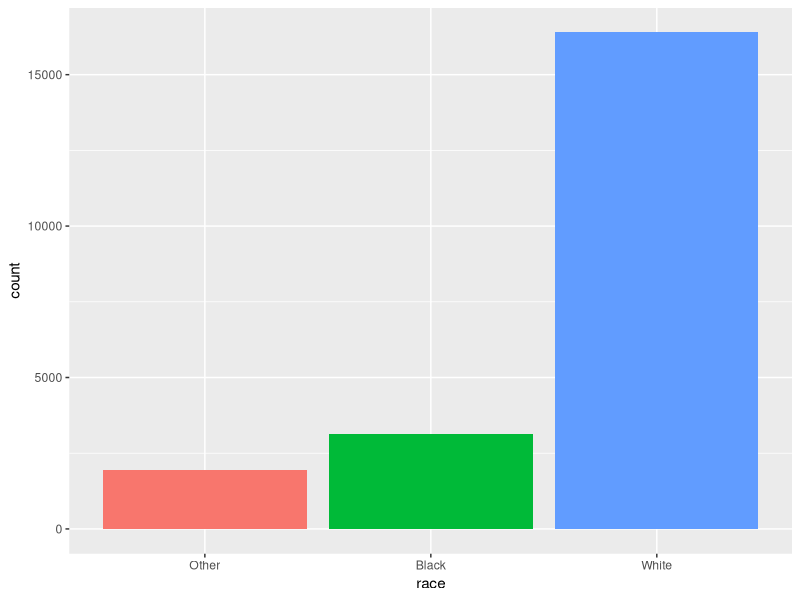
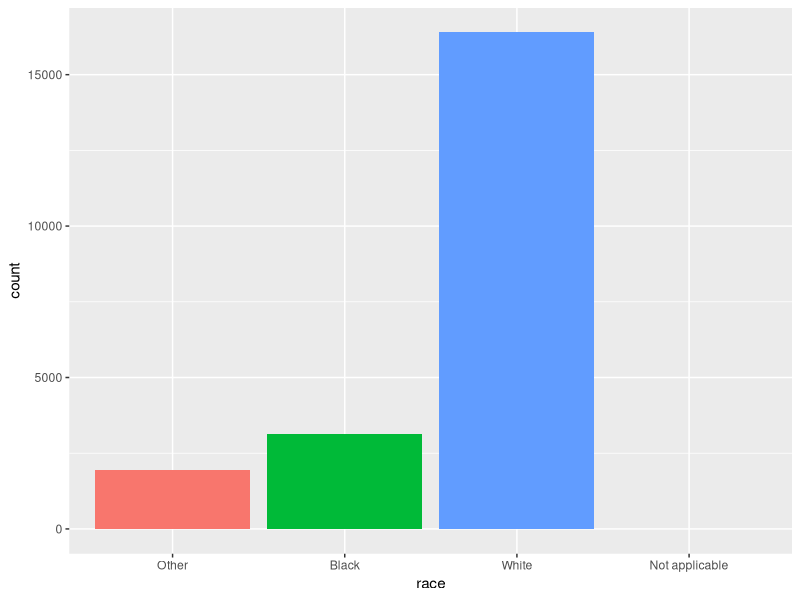
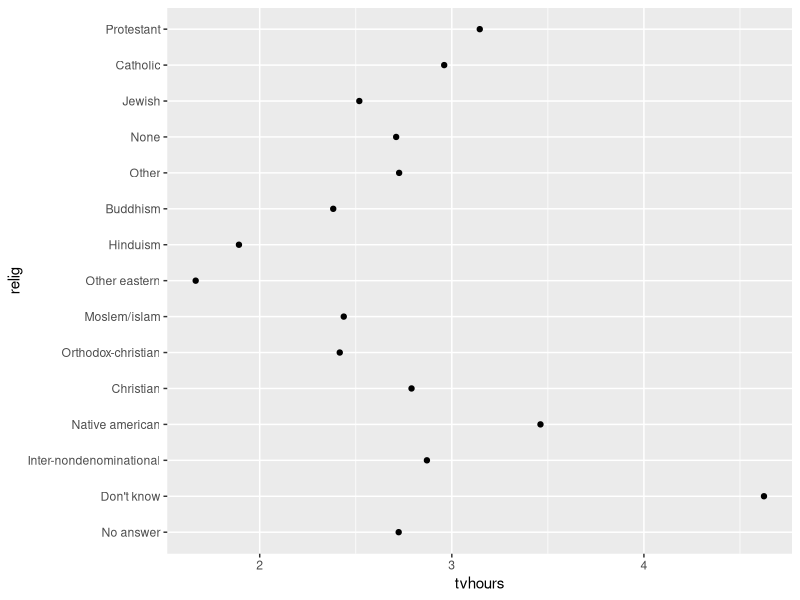
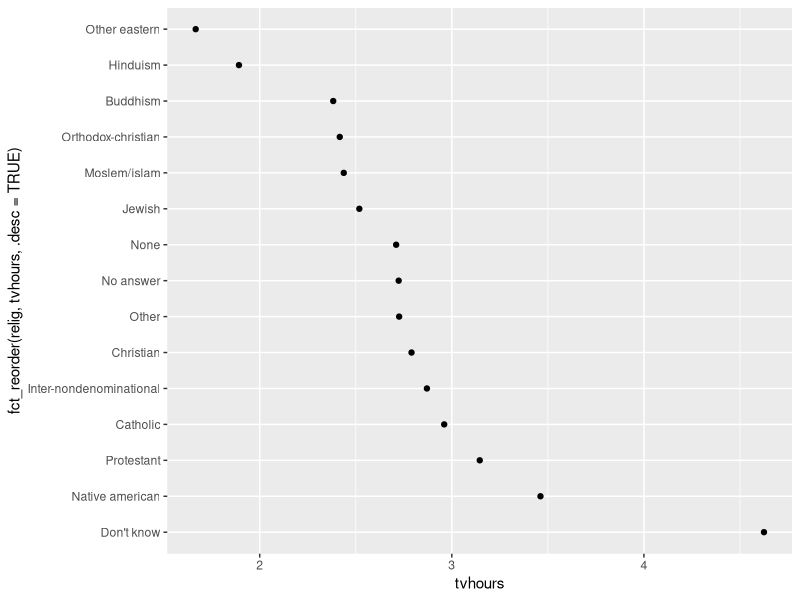

Here is the R script that generated these plots, in order: (Note: this script raises an error after producing the figures.)
# Factors
# Initial: October 25, 2018
# Revision: October 29, 2018
# Ray Nelson

# Libraries
library(tidyverse)
library(forcats)

# 15.2 Creating factors
(x1 <- c("Dec", "Apr", "Jan", "Mar"))
(x2 <- c("Dec", "Apr", "Jam", "Mar"))

month_levels <- c(
  "Jan", "Feb", "Mar", "Apr", "May", "Jun", 
  "Jul", "Aug", "Sep", "Oct", "Nov", "Dec"
)

(y1 <- factor(x1, levels = month_levels))


(y2 <- factor(x2, levels = month_levels))


factor(x1)

f1 <- factor(x1, levels = unique(x1))
unique(x1)

(f2 <- x1 %>% factor() %>% fct_inorder())


f2 %>% levels()

# 15.3 General Social Survey
gss_cat
gss_cat %>% glimpse()
gss_cat %>% summary()

gss_cat %>% 
  count(race)

gss_cat %>% 
  ggplot(aes(x = race, fill = race)) +
    geom_bar(show.legend = FALSE)

gss_cat %>% 
  ggplot(aes(x = race, fill = race)) +
  geom_bar(show.legend = FALSE) +
  scale_x_discrete(drop = FALSE)

# 15.4 Modifying factor order

## TV Hours by religion
relig_summary <- gss_cat %>% 
  group_by(relig) %>% 
  summarise(
    age = mean(age, na.rm = TRUE),
    tvhours = mean(tvhours, na.rm = TRUE),
    n = n()
  )

relig_summary$relig %>% 
  levels()

relig_summary$relig %>% levels()

relig_summary %>% 
  ggplot(aes(tvhours, relig)) +
    geom_point()

relig_summary %>% 
  ggplot(aes(tvhours, fct_reorder(relig, tvhours, .desc = TRUE))) +
  geom_point()

relig_summary %>% 
  mutate(relig = fct_reorder(relig, tvhours))
  ggplot(aes(tvhours, relig)) +
    geom_point()
  
relig_summary <- relig_summary %>%
  mutate(relig = fct_reorder(relig, tvhours, desc = TRUE))

relig_summary$relig %>% 
  levels()

## Average age over reported income levels

(rincome_summary <- gss_cat %>%
  group_by(rincome) %>%
  summarise(
    age = mean(age, na.rm = TRUE),
    n = n()
  ))

rincome_summary %>%
  mutate(rincome = fct_reorder(rincome, age))  %>% 
  ggplot(aes(x= age, y = rincome)) +
    geom_point()

rincome_summary %>%
  ggplot(aes(x= age, y = rincome)) +
    geom_point()

# Age by marital status

by_age <- gss_cat %>%
  filter(!is.na(age)) %>%
  count(age, marital) %>%
  group_by(age) %>%
  mutate(prop = n / sum(n))

by_age %>% 
  ggplot(aes(x = age, y = prop, color = marital)) +
    geom_line(na.rm = TRUE)
  
by_age %>% 
  ggplot(aes(x = age, y = prop, color = fct_reorder2(marital, age, prop))) +
    geom_line(na.rm = TRUE) +
    labs(colour = "marital")

gss_cat %>% 
  mutate(marital = marital %>% fct_infreq() %>% fct_rev()) %>% 
  ggplot(aes(x = marital, fill = marital)) +
    geom_bar(show.legend = FALSE) +
  labs(
    title = "Marital Status",
    subtitle = "General Social Science Survey",
    x = "",
    y = "Number of Respondents"
  )

# 15.5 Modifying factor levels

gss_cat %>% count(partyid)

gss_cat %>%
  mutate(partyid = fct_recode(partyid,
                              "Republican, strong"    = "Strong republican",
                              "Republican, weak"      = "Not str republican",
                              "Independent, near rep" = "Ind, near rep",
                              "Independent, near dem" = "Ind, near dem",
                              "Democrat, weak"        = "Not str democrat",
                              "Democrat, strong"      = "Strong democrat"
  )) %>%
  count(partyid)

gss_cat %>%
  mutate(partyid = fct_recode(partyid,
                              "Republican, strong"    = "Strong republican",
                              "Republican, weak"      = "Not str republican",
                              "Independent, near rep" = "Ind,near rep",
                              "Independent, near dem" = "Ind,near dem",
                              "Democrat, weak"        = "Not str democrat",
                              "Democrat, strong"      = "Strong democrat",
                              "Other"                 = "No answer",
                              "Other"                 = "Don't know",
                              "Other"                 = "Other party"
  )) %>%
  count(partyid)

gss_cat %>%
  mutate(partyid = fct_collapse(partyid,
                                other = c("No answer", "Don't know", "Other party"),
                                rep = c("Strong republican", "Not str republican"),
                                ind = c("Ind,near rep", "Independent", "Ind,near dem"),
                                dem = c("Not str democrat", "Strong democrat")
  )) %>%
  count(partyid)

gss_cat %>%
  mutate(relig = fct_lump(relig)) %>%
  count(relig)

gss_cat %>%
  mutate(relig = fct_lump(relig, n = 10)) %>%
  count(relig, sort = TRUE) %>%
  print(n = Inf)
